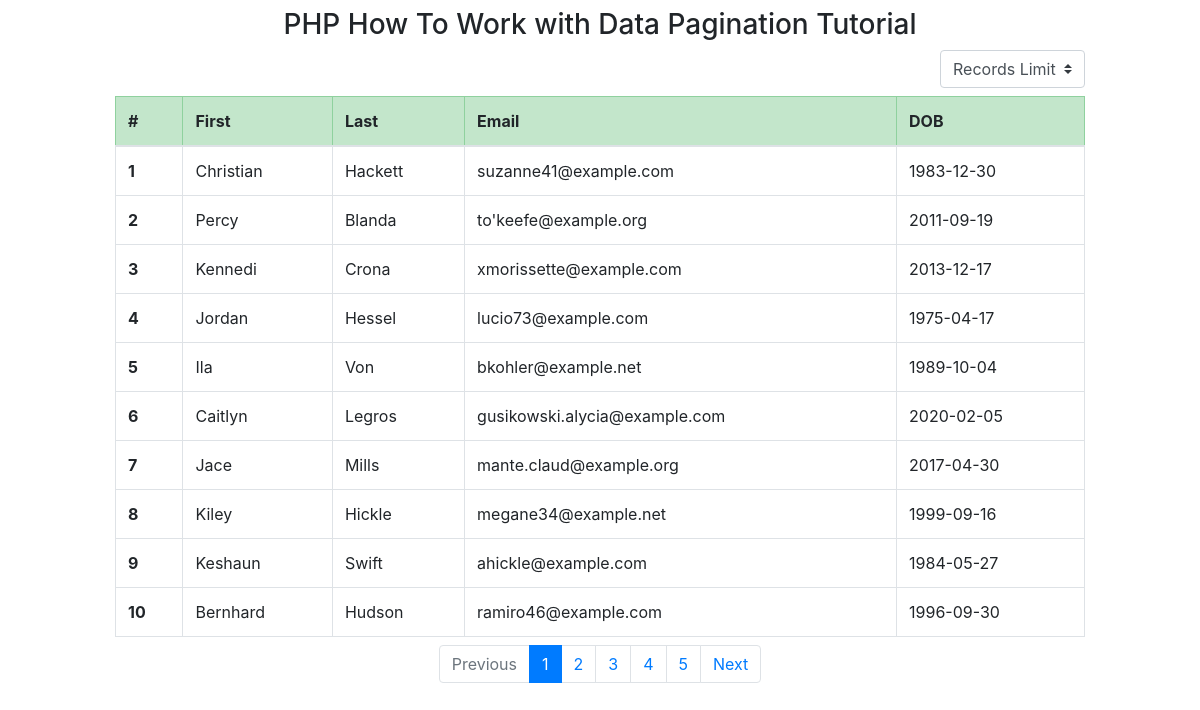
The app's page /php-data-pagination/index.php with its own data.
### tables this page shows
CREATE TABLE `authors` (
  `id` int(11) NOT NULL,
  `first_name` varchar(50) NOT NULL,
  `last_name` varchar(50) NOT NULL,
  `email` varchar(100) NOT NULL,
  `birthdate` date NOT NULL,
  `added` timestamp NOT NULL DEFAULT CURRENT_TIMESTAMP
);

### php-data-pagination/index.php (the view, shortened to what this page needs)
<?php
include_once 'dbconfig.php';
$limit = isset($_SESSION['records-limit']) ? $_SESSION['records-limit'] : 10;
$page = (isset($_GET['page']) && is_numeric($_GET['page'])) ? $_GET['page'] : 1;
$paginationStart = ($page - 1) * $limit;
$authors = $connection->query("SELECT * FROM authors LIMIT $paginationStart, $limit")->fetchAll();
$sql = $connection->query("SELECT count(id) AS id FROM authors")->fetchAll();
$allRecrods = $sql[0]['id'];
$totoalPages = ceil($allRecrods / $limit);
$prev = $page - 1;
$next = $page + 1;
?>
<!doctype html>
<html lang="en">
<head>
    <link rel="stylesheet" href="https://stackpath.bootstrapcdn.com/bootstrap/4.5.0/css/bootstrap.min.css">
</head>
<body>
    <div class="container mt-2">
        <h3 class="text-center mb-2">PHP How To Work with Data Pagination Tutorial</h3>
        <div class="d-flex flex-row-reverse bd-highlight mb-2">
            <form action="index.php" method="post">
                <select name="records-limit" id="records-limit" class="custom-select">
                    <option disabled selected>Records Limit</option>
                </select>
            </form>
        </div>
        <table class="table table-bordered mb-2">
            <thead>
                <tr class="table-success">
                    <th scope="col">#</th>
                    <th scope="col">First</th>
                    <th scope="col">Last</th>
                    <th scope="col">Email</th>
                    <th scope="col">DOB</th>
                </tr>
            </thead>
            <tbody>
                <?php foreach ($authors as $author) : ?>
                    <tr>
                        <th scope="row"><?php echo $author['id']; ?></th>
                        <td><?php echo $author['first_name']; ?></td>
                        <td><?php echo $author['last_name']; ?></td>
                        <td><?php echo $author['email']; ?></td>
                        <td><?php echo $author['birthdate']; ?></td>
                    </tr>
                <?php endforeach; ?>
            </tbody>
        </table>
        <nav aria-label="Page navigation example mt-5">
            <ul class="pagination justify-content-center">
                <li class="page-item <?php if ($page <= 1) {
                                            echo 'disabled';
                                        } ?>">
                    <a class="page-link" href="<?php if ($page <= 1) {
                                                    echo '#';
                                                } else {
                                                    echo "?page=" . $prev;
                                                } ?>">Previous</a>
                </li>
                <?php for ($i = 1; $i <= $totoalPages; $i++) : ?>
                    <li class="page-item <?php if ($page == $i) {
                                                echo 'active';
                                            } ?>">
                        <a class="page-link" href="index.php?page=<?= $i; ?>"> <?= $i; ?> </a>
                    </li>
                <?php endfor; ?>
                <li class="page-item <?php if ($page >= $totoalPages) {
                                            echo 'disabled';
                                        } ?>">
                    <a class="page-link" href="<?php if ($page >= $totoalPages) {
                                                    echo '#';
                                                } else {
                                                    echo "?page=" . $next;
                                                } ?>">Next</a>
                </li>
            </ul>
        </nav>
    </div>
</body>
</html>

### php-data-pagination/index.php (style rules this page uses)
.container { max-width: 1000px }
.custom-select { max-width: 150px }

### records on screen
authors: id "1", first_name "Christian", last_name "Hackett", email "suzanne41@example.com", birthdate "1983-12-30"
authors: id "2", first_name "Percy", last_name "Blanda", email "to'keefe@example.org", birthdate "2011-09-19"
authors: id "3", first_name "Kennedi", last_name "Crona", email "xmorissette@example.com", birthdate "2013-12-17"
authors: id "4", first_name "Jordan", last_name "Hessel", email "lucio73@example.com", birthdate "1975-04-17"
authors: id "5", first_name "Ila", last_name "Von", email "bkohler@example.net", birthdate "1989-10-04"
authors: id "6", first_name "Caitlyn", last_name "Legros", email "gusikowski.alycia@example.com", birthdate "2020-02-05"
authors: id "7", first_name "Jace", last_name "Mills", email "mante.claud@example.org", birthdate "2017-04-30"
authors: id "8", first_name "Kiley", last_name "Hickle", email "megane34@example.net", birthdate "1999-09-16"
authors: id "9", first_name "Keshaun", last_name "Swift", email "ahickle@example.com", birthdate "1984-05-27"
authors: id "10", first_name "Bernhard", last_name "Hudson", email "ramiro46@example.com", birthdate "1996-09-30"
